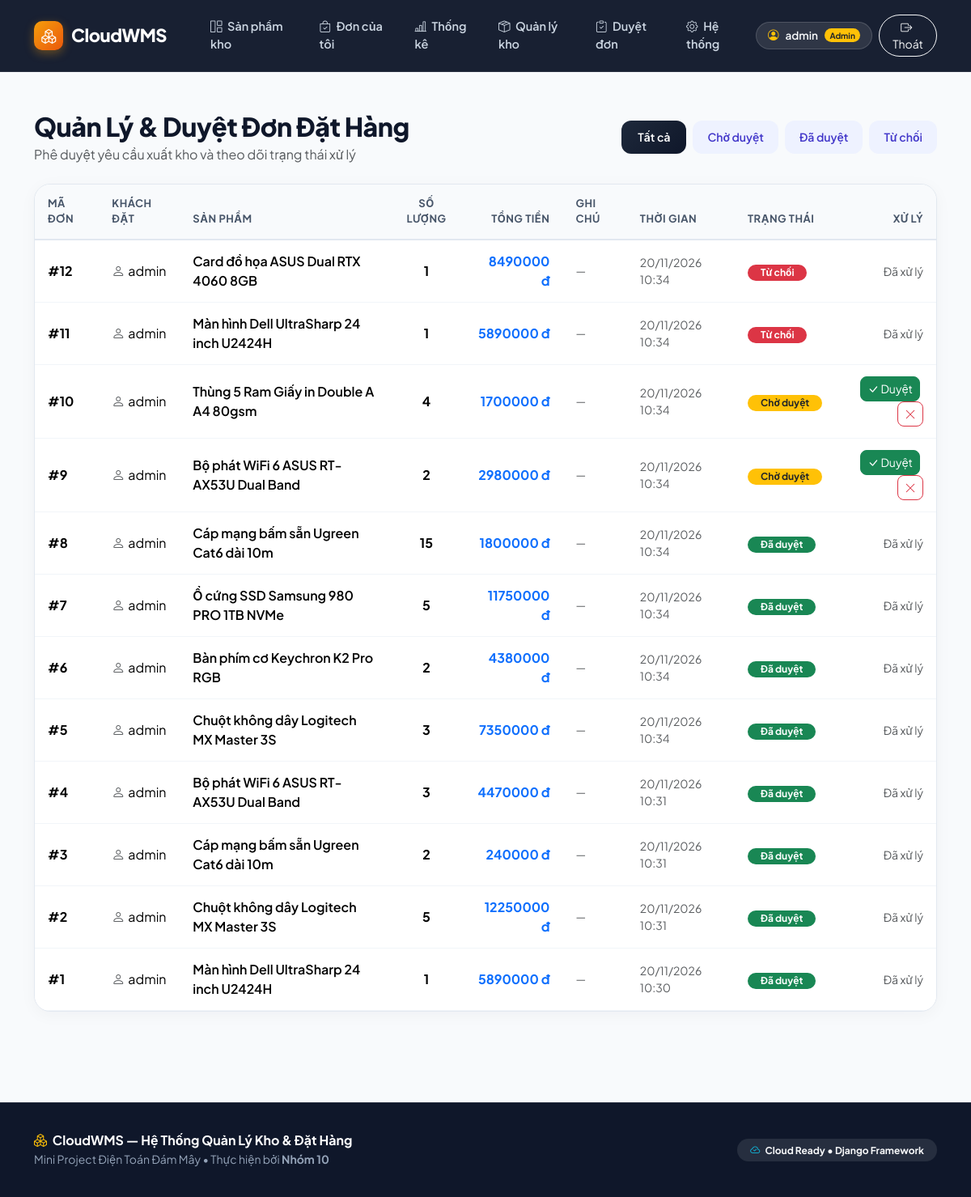
Screenshot of /orders/ (signed in) with the database file from the repository.
### inventory/models.py (models this page shows, shortened)
class Order(models.Model):
    STATUS_CHOICES = (
        ("pending", "Chờ duyệt"),
        ("approved", "Đã duyệt"),
        ("rejected", "Từ chối"),
    )
    user = models.ForeignKey(User, on_delete=models.CASCADE, related_name="orders")
    product = models.ForeignKey(Product, on_delete=models.CASCADE, related_name="orders")
    quantity = models.PositiveIntegerField(default=1)
    status = models.CharField(max_length=20, choices=STATUS_CHOICES, default="pending")
    note = models.TextField(blank=True, null=True)
    created_at = models.DateTimeField(auto_now_add=True)
    @property
    def total_price(self):
        return self.quantity * self.product.price

class Product(models.Model):
    STATUS_CHOICES = (
        ("active", "Đang bán"),
        ("inactive", "Ngừng bán"),
    )
    category = models.ForeignKey(Category, on_delete=models.SET_NULL, null=True, related_name="products")
    supplier = models.ForeignKey(Supplier, on_delete=models.SET_NULL, null=True, blank=True, related_name="products")
    name = models.CharField(max_length=150)
    sku = models.CharField(max_length=50, unique=True)
    quantity = models.PositiveIntegerField(default=0)
    price = models.DecimalField(max_digits=12, decimal_places=0)
    image = models.ImageField(upload_to="products/", blank=True, null=True)
    status = models.CharField(max_length=20, choices=STATUS_CHOICES, default="active")
    created_at = models.DateTimeField(auto_now_add=True)

### inventory/views.py (the view)
# urls.py: path('orders/', views.order_list, name='order_list'),
@login_required
@user_passes_test(is_admin)
def order_list(request):
    status_filter = request.GET.get("status", "")
    orders = Order.objects.select_related("user", "product").order_by("-created_at")
    if status_filter:
        orders = orders.filter(status=status_filter)
    return render(request, "inventory/order_list.html", {
        "orders": orders,
        "status_filter": status_filter,
    })

### inventory/views.py (called while the page is built)
def is_admin(user):
    return user.is_authenticated and user.is_staff

### templates/inventory/order_list.html
{% extends "base.html" %}
{% block content %}
<section class="page-section">
    <div class="container">
        <div class="d-flex flex-wrap justify-content-between align-items-center gap-3 mb-4">
            <div>
                <h2 class="section-title mb-1">Quản Lý & Duyệt Đơn Đặt Hàng</h2>
                <p class="text-muted mb-0">Phê duyệt yêu cầu xuất kho và theo dõi trạng thái xử lý</p>
            </div>
            <div class="d-flex gap-2">
                <a href="{% url 'order_list' %}" class="btn btn-sm {% if not status_filter %}btn-main{% else %}btn-soft{% endif %}">Tất cả</a>
                <a href="?status=pending" class="btn btn-sm {% if status_filter == 'pending' %}btn-warning text-dark fw-bold{% else %}btn-soft{% endif %}">Chờ duyệt</a>
                <a href="?status=approved" class="btn btn-sm {% if status_filter == 'approved' %}btn-success{% else %}btn-soft{% endif %}">Đã duyệt</a>
                <a href="?status=rejected" class="btn btn-sm {% if status_filter == 'rejected' %}btn-danger{% else %}btn-soft{% endif %}">Từ chối</a>
            </div>
        </div>
        <div class="card card-pro overflow-hidden">
            <div class="table-responsive">
                <table class="table table-hover">
                    <thead>
                        <tr>
                            <th>Mã đơn</th>
                            <th>Khách đặt</th>
                            <th>Sản phẩm</th>
                            <th class="text-center">Số lượng</th>
                            <th class="text-end">Tổng tiền</th>
                            <th>Ghi chú</th>
                            <th>Thời gian</th>
                            <th>Trạng thái</th>
                            <th class="text-end">Xử lý</th>
                        </tr>
                    </thead>
                    <tbody>
                        {% for order in orders %}
                        <tr>
                            <td class="fw-bold">#{{ order.id }}</td>
                            <td><i class="bi bi-person me-1 text-muted"></i>{{ order.user.username }}</td>
                            <td class="fw-semibold">{{ order.product.name }}</td>
                            <td class="text-center fw-bold">{{ order.quantity }}</td>
                            <td class="text-end fw-bold text-primary">{{ order.total_price }} đ</td>
                            <td class="small text-muted">{{ order.note|default:"—" }}</td>
                            <td class="small text-muted">{{ order.created_at|date:"d/m/Y H:i" }}</td>
                            <td>
                                {% if order.status == "pending" %}
                                <span class="badge bg-warning text-dark rounded-pill px-3">Chờ duyệt</span>
                                {% elif order.status == "approved" %}
                                <span class="badge bg-success rounded-pill px-3">Đã duyệt</span>
                                {% else %}
                                <span class="badge bg-danger rounded-pill px-3">Từ chối</span>
                                {% endif %}
                            </td>
                            <td class="text-end">
                                {% if order.status == "pending" %}
                                <a href="{% url 'order_approve' order.pk %}" class="btn btn-sm btn-success rounded-3 me-1" title="Duyệt & Trừ kho">
                                    <i class="bi bi-check-lg"></i> Duyệt
                                </a>
                                <a href="{% url 'order_reject' order.pk %}" class="btn btn-sm btn-outline-danger rounded-3" title="Từ chối">
                                    <i class="bi bi-x-lg"></i>
                                </a>
                                {% else %}
                                <span class="text-muted small">Đã xử lý</span>
                                {% endif %}
                            </td>
                        </tr>
                        {% empty %}
                        <tr>
                            <td colspan="9" class="text-center text-muted py-5">Không có đơn hàng nào trong danh sách.</td>
                        </tr>
                        {% endfor %}
                    </tbody>
                </table>
            </div>
        </div>
    </div>
</section>
{% endblock %}

### templates/base.html (shortened to what this page needs)
<!DOCTYPE html>
<html lang="vi">
<head>
    <link href="https://cdn.jsdelivr.net/npm/bootstrap@5.3.3/dist/css/bootstrap.min.css" rel="stylesheet">
    <link href="https://cdn.jsdelivr.net/npm/bootstrap-icons@1.11.3/font/bootstrap-icons.css" rel="stylesheet">
</head>
<body>
    <nav class="navbar navbar-expand-lg navbar-dark sticky-top">
        <div class="container">
            <a class="navbar-brand text-white" href="{% url 'home' %}">
                <span class="brand-icon"><i class="bi bi-boxes"></i></span>
                <span>CloudWMS</span>
            </a>
            <div class="collapse navbar-collapse" id="mainMenu">
                <ul class="navbar-nav me-auto ms-lg-4 gap-1">
                    <li class="nav-item">
                        <a class="nav-link" href="{% url 'home' %}">
                            <i class="bi bi-grid-1x2 me-1"></i> Sản phẩm kho
                        </a>
                    </li>
                    {% if user.is_authenticated %}
                    <li class="nav-item">
                        <a class="nav-link" href="{% url 'my_orders' %}">
                            <i class="bi bi-bag-check me-1"></i> Đơn của tôi
                        </a>
                    </li>
                    {% endif %}
                    {% if user.is_staff %}
                    <li class="nav-item">
                        <a class="nav-link" href="{% url 'dashboard' %}">
                            <i class="bi bi-bar-chart-line me-1"></i> Thống kê
                        </a>
                    </li>
                    <li class="nav-item">
                        <a class="nav-link" href="{% url 'product_list' %}">
                            <i class="bi bi-box-seam me-1"></i> Quản lý kho
                        </a>
                    </li>
                    <li class="nav-item">
                        <a class="nav-link" href="{% url 'order_list' %}">
                            <i class="bi bi-clipboard-check me-1"></i> Duyệt đơn
                        </a>
                    </li>
                    <li class="nav-item">
                        <a class="nav-link" href="/admin/">
                            <i class="bi bi-gear me-1"></i> Hệ thống
                        </a>
                    </li>
                    {% endif %}
                </ul>
                <ul class="navbar-nav ms-auto align-items-lg-center gap-2 mt-3 mt-lg-0">
                    {% if user.is_authenticated %}
                    <li class="nav-item">
                        <span class="user-pill d-inline-flex align-items-center gap-2">
                            <i class="bi bi-person-circle text-warning"></i>
                            {{ user.username }}
                            {% if user.is_staff %}<span class="badge bg-warning text-dark rounded-pill" style="font-size: 10px;">Admin</span>{% endif %}
                        </span>
                    </li>
                    <li class="nav-item">
                        <form method="post" action="{% url 'logout' %}" class="m-0">
                            <button class="btn btn-outline-light btn-sm rounded-pill px-3" type="submit">
                                <i class="bi bi-box-arrow-right me-1"></i> Thoát
                            </button>
                        </form>
                    </li>
                    {% endif %}
                </ul>
            </div>
        </div>
    </nav>
    <main>
        {% block content %}
        {% endblock %}
    </main>
    <footer>
        <div class="container">
            <div class="row align-items-center gy-3">
                <div class="col-md-6 text-center text-md-start">
                    <h6 class="text-white fw-bold mb-1">
                        <i class="bi bi-boxes text-warning me-1"></i> CloudWMS — Hệ Thống Quản Lý Kho & Đặt Hàng
                    </h6>
                    <p class="small mb-0">Mini Project Điện Toán Đám Mây • Thực hiện bởi <strong>Nhóm 10</strong></p>
                </div>
                <div class="col-md-6 text-center text-md-end">
                    <span class="badge bg-secondary bg-opacity-25 text-light px-3 py-2 rounded-pill">
                        <i class="bi bi-cloud-check text-info me-1"></i> Cloud Ready • Django Framework
                    </span>
                </div>
            </div>
        </div>
    </footer>
</body>
</html>

### templates/base.html (style rules this page uses)
:root { --primary-dark: #0f172a; --primary-indigo: #4f46e5; --primary-blue: #2563eb; --accent-amber: #f59e0b; --bg-surface: #f8fafc; --text-main: #0f172a; --text-muted: #64748b; }
body { background-color: var(--bg-surface); font-family: 'Plus Jakarta Sans', -apple-system, BlinkMacSystemFont, sans-serif; color: var(--text-main); min-height: 100vh; display: flex; flex-direction: column; }
main { flex: 1; }
.navbar { background: rgba(15, 23, 42, 0.96); backdrop-filter: blur(12px); border-bottom: 1px solid rgba(255, 255, 255, 0.08); padding: 14px 0; }
.navbar-brand { font-weight: 800; font-size: 22px; letter-spacing: -0.5px; display: flex; align-items: center; gap: 10px; }
.brand-icon { background: linear-gradient(135deg, #f59e0b, #ea580c); color: #fff; width: 36px; height: 36px; border-radius: 10px; display: inline-flex; align-items: center; justify-content: center; font-size: 18px; box-shadow: 0 4px 12px rgba(245, 158, 11, 0.35); }
.nav-link { font-weight: 600; font-size: 14.5px; color: #cbd5e1 !important; padding: 8px 14px !important; border-radius: 10px; transition: all 0.2s ease; }
.page-section { padding: 48px 0; }
.section-title { font-weight: 800; letter-spacing: -0.5px; color: var(--text-main); }
.btn-main { background: linear-gradient(135deg, #1e293b, #0f172a); color: white; border-radius: 12px; font-weight: 600; padding: 10px 20px; border: none; transition: all 0.2s ease; }
.btn-soft { background: #eef2ff; color: #4338ca; border-radius: 12px; font-weight: 600; padding: 10px 18px; border: none; transition: all 0.2s ease; }
.card-pro { background: #ffffff; border: 1px solid #e2e8f0; border-radius: 20px; box-shadow: 0 4px 20px rgba(15, 23, 42, 0.04); }
.table { vertical-align: middle; margin-bottom: 0; }
.table thead th { background: #f8fafc; color: #475569; font-weight: 700; font-size: 13px; text-transform: uppercase; letter-spacing: 0.5px; border-bottom: 2px solid #e2e8f0; padding: 14px 16px; }
.table tbody td { padding: 14px 16px; border-bottom: 1px solid #f1f5f9; }
.user-pill { background: rgba(255, 255, 255, 0.1); border: 1px solid rgba(255, 255, 255, 0.15); padding: 6px 14px; border-radius: 999px; font-size: 13.5px; font-weight: 600; color: #f8fafc; }
footer { background: #0f172a; color: #94a3b8; padding: 36px 0; margin-top: 64px; border-top: 1px solid rgba(255, 255, 255, 0.08); }

### rows the page displays
Order: id "12", user.username "admin", product.name "Card đồ họa ASUS Dual RTX 4060 8GB", quantity "1", total_price "8490000", note "—", created_at "20/11/2026 10:34", status "Từ chối"
Order: id "11", user.username "admin", product.name "Màn hình Dell UltraSharp 24 inch U2424H", quantity "1", total_price "5890000", note "—", created_at "20/11/2026 10:34", status "Từ chối"
Order: id "10", user.username "admin", product.name "Thùng 5 Ram Giấy in Double A A4 80gsm", quantity "4", total_price "1700000", note "—", created_at "20/11/2026 10:34", status "Chờ duyệt"
Order: id "9", user.username "admin", product.name "Bộ phát WiFi 6 ASUS RT-AX53U Dual Band", quantity "2", total_price "2980000", note "—", created_at "20/11/2026 10:34", status "Chờ duyệt"
Order: id "8", user.username "admin", product.name "Cáp mạng bấm sẵn Ugreen Cat6 dài 10m", quantity "15", total_price "1800000", note "—", created_at "20/11/2026 10:34", status "Đã duyệt"
Order: id "7", user.username "admin", product.name "Ổ cứng SSD Samsung 980 PRO 1TB NVMe", quantity "5", total_price "11750000", note "—", created_at "20/11/2026 10:34", status "Đã duyệt"
Order: id "6", user.username "admin", product.name "Bàn phím cơ Keychron K2 Pro RGB", quantity "2", total_price "4380000", note "—", created_at "20/11/2026 10:34", status "Đã duyệt"
Order: id "5", user.username "admin", product.name "Chuột không dây Logitech MX Master 3S", quantity "3", total_price "7350000", note "—", created_at "20/11/2026 10:34", status "Đã duyệt"
Order: id "4", user.username "admin", product.name "Bộ phát WiFi 6 ASUS RT-AX53U Dual Band", quantity "3", total_price "4470000", note "—", created_at "20/11/2026 10:31", status "Đã duyệt"
Order: id "3", user.username "admin", product.name "Cáp mạng bấm sẵn Ugreen Cat6 dài 10m", quantity "2", total_price "240000", note "—", created_at "20/11/2026 10:31", status "Đã duyệt"
Order: id "2", user.username "admin", product.name "Chuột không dây Logitech MX Master 3S", quantity "5", total_price "12250000", note "—", created_at "20/11/2026 10:31", status "Đã duyệt"
Order: id "1", user.username "admin", product.name "Màn hình Dell UltraSharp 24 inch U2424H", quantity "1", total_price "5890000", note "—", created_at "20/11/2026 10:30", status "Đã duyệt"

### other values shown
{{ user.username }} "admin"
